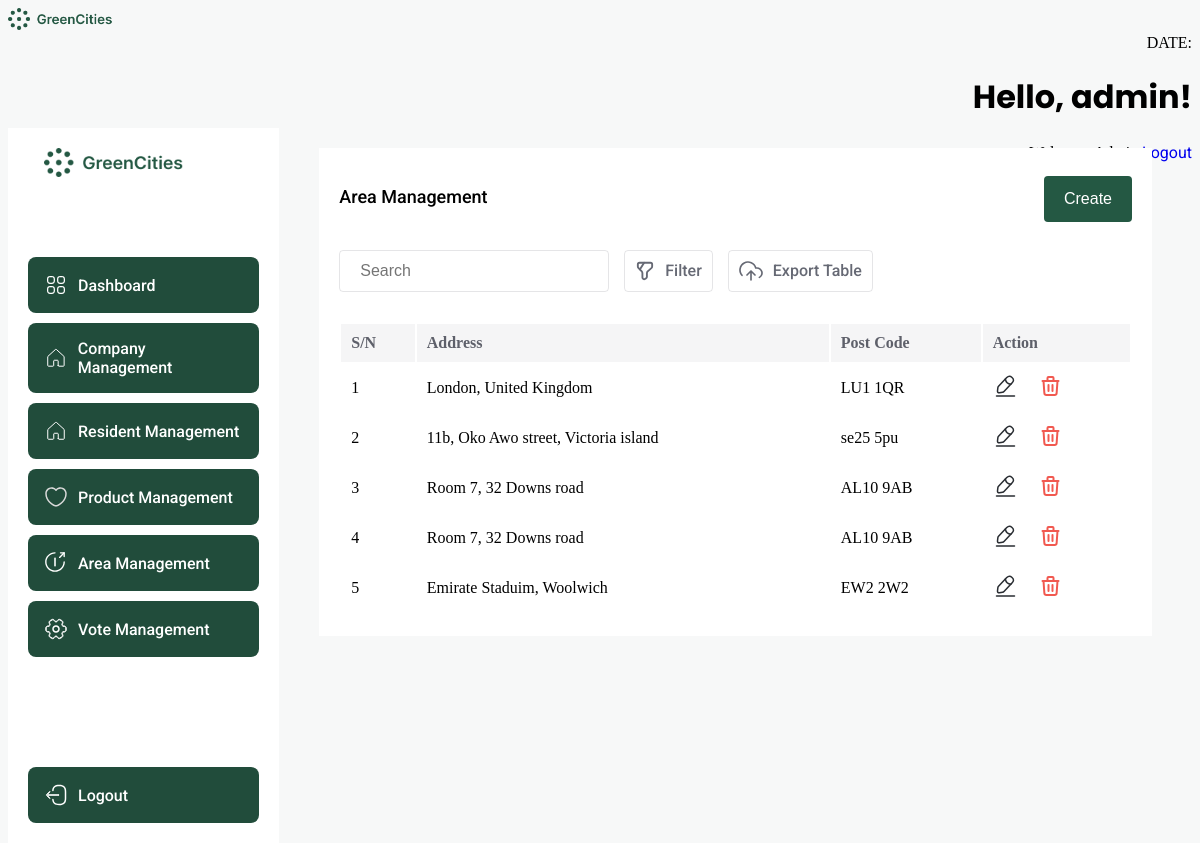
/area/index.php (signed in), run on an earlier commit of the app's database.
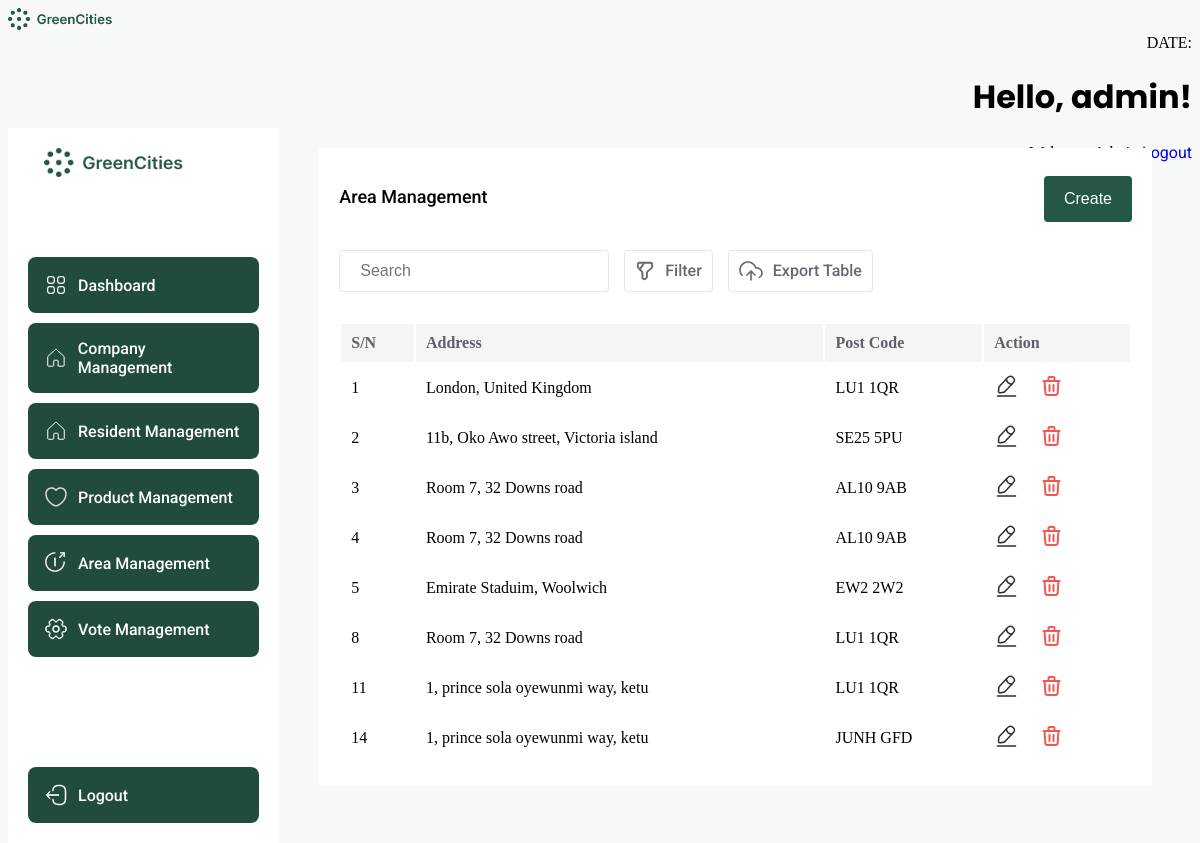
And on a later commit of the database.
### tables this page shows
CREATE TABLE `area` (
  `id` int(11) NOT NULL,
  `address` text NOT NULL,
  `postcode` varchar(10) NOT NULL,
  `user_id` int(11) NOT NULL
);

### area/index.php (the view, shortened to what the changed rows need)
<?php
$servername = "localhost";
$username = "root";
$password = "";
$dbname = "Green Alliance";
$conn = new mysqli($servername, $username, $password, $dbname);
$areaListQuery = "SELECT * FROM `area`";
$areaListResult = $conn->query($areaListQuery);
$areaListData = [];
if ($areaListResult->num_rows > 0) {
    while ($row = $areaListResult->fetch_assoc()) {
        $areaAddress = $row['address'];
        $areaPostCode = $row['postcode'];
        $areaId = $row['id'];
        $myMap = [
            "id" => $areaId,
            "postcode" => $areaPostCode,
            "address" => $areaAddress,
        ];
        $areaListData[] = $myMap;
    }
} else {
}
$templateData = array(
    "result" => $areaListData,
);
?>
<!DOCTYPE html>
<html lang="en">
<head>
</head>
<?php include ("../include/header.php"); ?>
<body>
    <div class="dashboard-container">
        <div style="width: 100%;">
            <div style="background: white; margin: 20px 40px; padding: 20px;">
                <table class="table" style="width: 100%;">
                    <thead>
                        <tr style="background: #F5F5F6;">
                            <th scope="col" style="text-align: left">S/N</th>
                            <th scope="col" style="text-align: left">Address</th>
                            <th scope="col" style="text-align: left">Post Code</th>
                            <th scope="col" style="text-align: left">Action</th>
                        </tr>
                    </thead>
                    <tbody>
                        <?php foreach ($templateData['result'] as $option): ?>
                            <tr>
                                <td><?php echo $option["id"]; ?></td>
                                <td><?php echo $option["address"]; ?></td>
                                <td><?php echo $option["postcode"]; ?></td>
                                <td>
                                    <div style="display: flex; gap: 20px;">
                                        <a href="update.php?update=<?php echo $option['id'] ?>">
                                        </a>
                                        <a href="index.php?delete=<?php echo $option['id']; ?>">
                        </a>
                                    </div>
                                </td>
                            </tr>
                        <?php endforeach; ?>
                    </tbody>
                </table>
            </div>
        </div>
    </div>
</body>
</html>

What changed in the data, as far as the page shows it:
changed area "11b, Oko Awo street, Victoria island": postcode "se25 5pu" → "SE25 5PU"
added area: id "8", address "Room 7, 32 Downs road", postcode "LU1 1QR"
added area: id "11", address "1, prince sola oyewunmi way, ketu", postcode "LU1 1QR"
added area: id "14", address "1, prince sola oyewunmi way, ketu", postcode "JUNH GFD"
